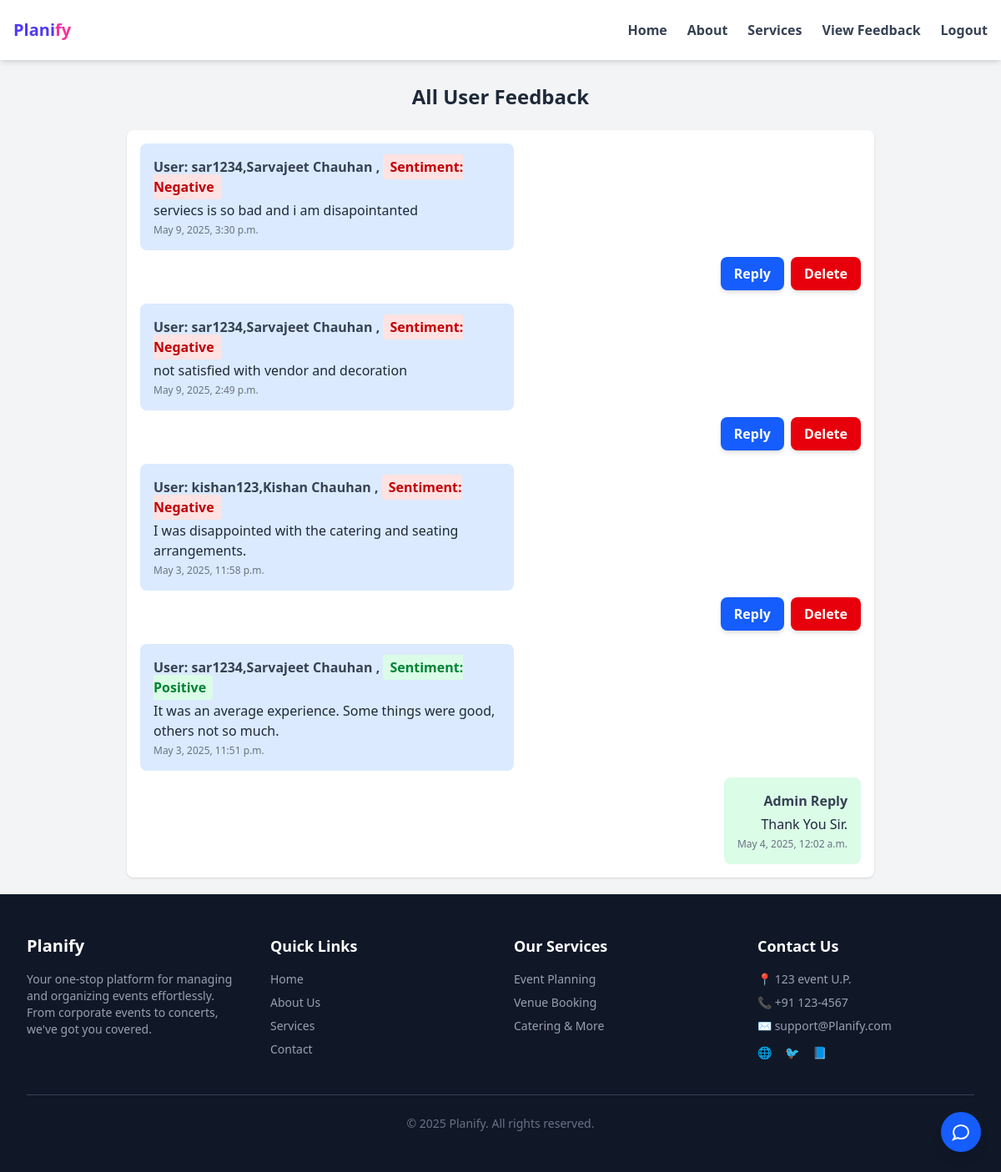
Screenshot of /view_feedback/ (signed in) with the database file from the repository.
### myapp/models.py (models this page shows, shortened)
class Feedback(models.Model):
    user = models.ForeignKey(User, on_delete=models.CASCADE)
    message = models.TextField()
    sentiment = models.CharField(max_length=200, blank=True, null=True)  # Positive/Negative/Neutral
    created_at = models.DateTimeField(auto_now_add=True)
    admin_reply = models.TextField(blank=True, null=True)
    replied_at = models.DateTimeField(blank=True, null=True)

### myapp/views.py (the view)
# urls.py: path("view_feedback/", View_feedback, name="view_feedback"),
@user_passes_test(lambda u: u.is_superuser or u.is_staff)
def View_feedback(request):
    feedbacks = Feedback.objects.all().order_by("-created_at")
    return render(request, "view_feedback.html", {"feedbacks": feedbacks})

### myapp/templates/view_feedback.html (shortened to what this page needs)
{% extends "base.html" %}
{% load static %}
{% block content %}
<div class="max-w-4xl mx-auto mt-10">
  <h2 class="text-2xl text-center font-bold mb-6 text-gray-800">All User Feedback</h2>
  <div class="bg-white shadow overflow-hidden sm:rounded-lg p-4">
      <ul class="space-y-4">
          {% for fb in feedbacks %}
          <li>
              <div class="flex justify-start">
                  <div class="bg-blue-100 p-4 rounded-lg max-w-md">
                      <p class="text-gray-700 font-semibold"> User: {{ fb.user.username }},{{ fb.user.get_full_name }} ,
                         <span class="
                        text-l font-semibold px-2 py-1 rounded
                        {% if fb.sentiment == 'positive' %}
                            bg-green-100  text-green-700
                        {% elif fb.sentiment == 'negative' %}
                            bg-red-100 text-red-700
                        {% else %}
                            bg-yellow-100 text-yellow-700
                        {% endif %}
                    ">Sentiment: {{ fb.sentiment|capfirst }}</span>
         </p>
                      <p class="mt-1 text-gray-800">{{ fb.message }}</p>
                      <p class="text-xs text-gray-500 mt-1">{{ fb.created_at }}</p>
                  </div>
              </div>
              {% if fb.admin_reply %}
              <div class="flex justify-end mt-2">
                  <div class="bg-green-100 p-4 rounded-lg max-w-md text-right">
                      <p class="text-gray-700 font-semibold">Admin Reply</p>
                      <p class="mt-1 text-gray-800">{{ fb.admin_reply }}</p>
                      <p class="text-xs text-gray-500 mt-1">{{ fb.replied_at }}</p>
                  </div>
              </div>
              {% else %}
              <div class="flex justify-end mt-2 space-x-2">
                <a href="{% url 'reply_feedback' fb.id %}" class="bg-blue-600 hover:bg-blue-700 text-white font-semibold py-2 px-4 rounded-lg shadow-md transition duration-200">Reply</a>
                <form method="POST" action="{% url 'delete_feedback' fb.id %}">
                  <button type="submit" onclick="return confirm('Are you sure you want to delete this feedback?');"
                    class="bg-red-600 hover:bg-red-700 text-white font-semibold py-2 px-4 rounded-lg shadow-md transition duration-200">
                    Delete
                  </button>
                </form>
              </div>
              {% endif %}
          </li>
          {% empty %}
          <li class="text-gray-500">No feedback yet.</li>
          {% endfor %}
      </ul>
  </div>
</div>
{% endblock content %}

### rows the page displays
Feedback: user.username "sar1234", user.get_full_name "Sarvajeet Chauhan", sentiment "Negative", message "serviecs is so bad and i am disapointanted", created_at "May 9, 2025, 3:30 p.m.", shows "Reply"
Feedback: user.username "sar1234", user.get_full_name "Sarvajeet Chauhan", sentiment "Negative", message "not satisfied with vendor and decoration", created_at "May 9, 2025, 2:49 p.m.", shows "Reply"
Feedback: user.username "kishan123", user.get_full_name "Kishan Chauhan", sentiment "Negative", message "I was disappointed with the catering and seating arrangements.", created_at "May 3, 2025, 11:58 p.m.", shows "Reply"
Feedback: user.username "sar1234", user.get_full_name "Sarvajeet Chauhan", sentiment "Positive", message "It was an average experience. Some things were good, others not so much.", created_at "May 3, 2025, 11:51 p.m.", admin_reply "Thank You Sir.", replied_at "May 4, 2025, 12:02 a.m."
